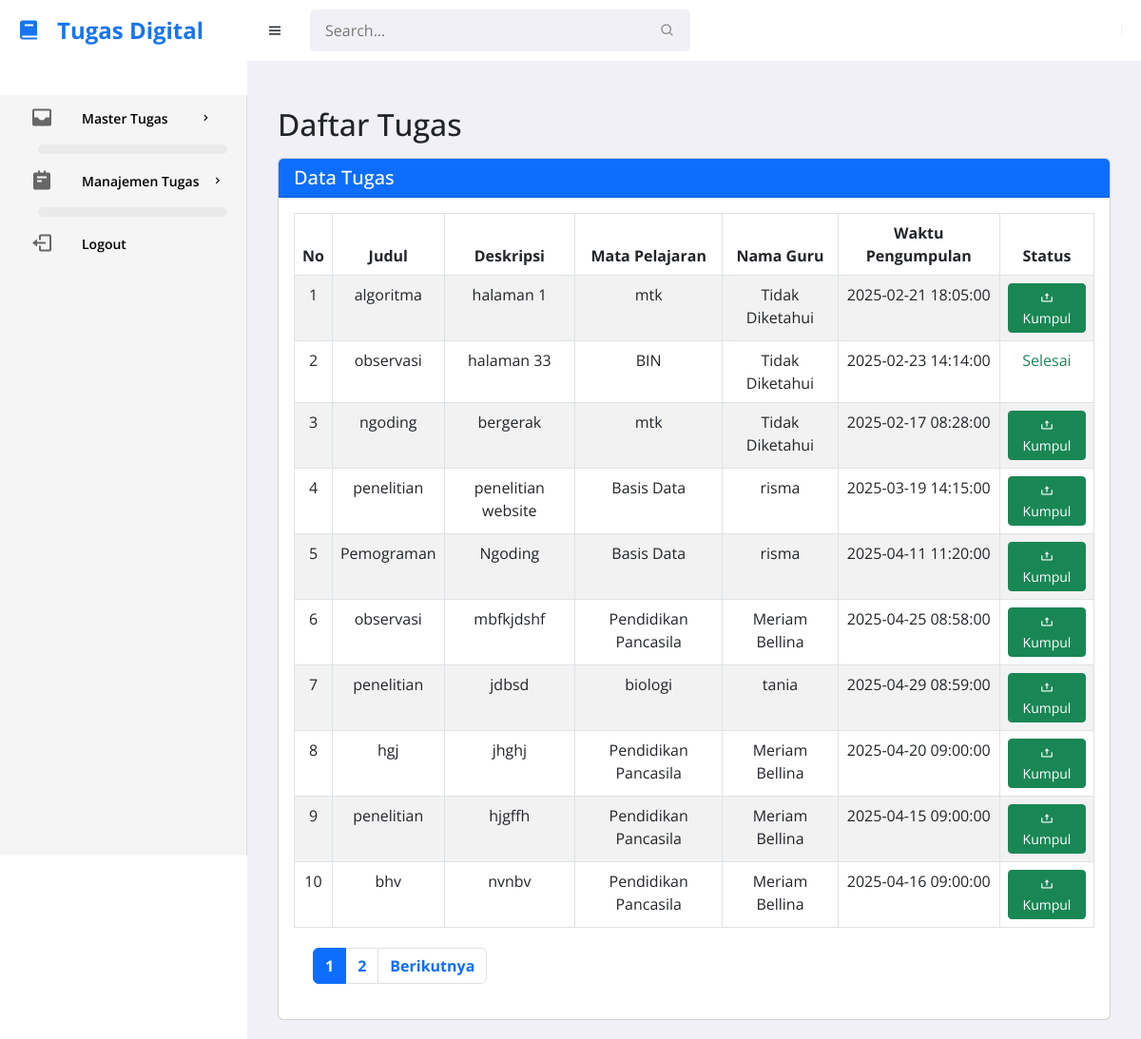
/tugas.php, run on the app's committed database.
### tables this page shows
CREATE TABLE `form_tugas` (
  `id` int(11) NOT NULL,
  `judul` varchar(255) NOT NULL,
  `deskripsi` text NOT NULL,
  `mata_pelajaran` varchar(100) NOT NULL,
  `kelas` varchar(200) NOT NULL,
  `file_upload` varchar(255) DEFAULT NULL,
  `status` enum('belum','terkumpul','','') NOT NULL,
  `waktu_pengumpulan` datetime NOT NULL
);

### tugas.php (the view, shortened to what this page needs)
<?php
include 'koneksi.php';
$user_role = isset($_SESSION['role']) ? $_SESSION['role'] : 'siswa';
$guru_result = mysqli_query($conn, "SELECT * FROM tugas_digital.guru");
$guru_data = [];
while ($guru = mysqli_fetch_assoc($guru_result)) {
    $guru_data[$guru['mapel']] = $guru['nama_guru'];
}
$limit = 10;
$page = isset($_GET['page']) ? (int)$_GET['page'] : 1;
$start = ($page - 1) * $limit;
$total_result = mysqli_query($conn, "SELECT COUNT(*) as total FROM form_tugas");
$total_row = mysqli_fetch_assoc($total_result)['total'];
$total_pages = ceil($total_row / $limit);
?>
<!DOCTYPE html>
<html lang="en">
<head>
	<link href='https://unpkg.com/boxicons@2.0.9/css/boxicons.min.css' rel='stylesheet'>
	<link rel="stylesheet" href="https://cdn.jsdelivr.net/npm/bootstrap@5.3.0/dist/css/bootstrap.min.css">
	<link href="https://cdn.jsdelivr.net/npm/bootstrap-icons/font/bootstrap-icons.css" rel="stylesheet">
	<link rel="stylesheet" href="style.css">
</head>
<body>
<section id="sidebar">
    <a href="#" class="brand"><i class='bx bxs-book icon'></i> Tugas Digital</a>
    <ul class="side-menu">
            <li>
                <a href="#"><i class='bx bxs-inbox icon'></i> Master Tugas <i class='bx bx-chevron-right icon-right'></i></a>
                <ul class="side-dropdown">
                    <li><a href="kelas.php"><i class='bx bx-task'></i> Kelas</a></li>
                </ul>
            </li>
            <li>
                <a href="#"><i class='bx bxs-notepad icon'></i> Manajemen Tugas <i class='bx bx-chevron-right icon-right'></i></a>
                <ul class="side-dropdown">
                    <li><a href="tugas.php"><i class='bx bx-task'></i> Tugas</a></li>
                </ul>
            </li>
        <li><a href="#" onclick="confirmLogout(event)"><i class='bx bx-log-out icon'></i> Logout</a></li>
    </ul>
</section>
	<section id="content">
		<nav>
			<i class='bx bx-menu toggle-sidebar' ></i>
			<form action="#">
				<div class="form-group">
					<input type="text" placeholder="Search...">
					<i class='bx bx-search icon' ></i>
				</div>
			</form>
		</nav>
		<main>
        <div class="container mt-4">
        <h2 class="text-start mb-3">Daftar Tugas</h2>
        <div class="card">
            <div class="card-header bg-primary text-white">
                <h5 class="mb-0">Data Tugas</h5>
            </div>
            <div class="card-body">
                <div class="table-responsive">
                    <table class="table table-striped table-hover table-bordered border">
                        <thead class="bg-secondary text-white text-center">
                            <tr>
                                <?php if ($user_role == 'guru'): ?>
                                    <th>No</th>
                                    <th>Judul</th>
                                    <th>Deskripsi</th>
                                    <th>Mata Pelajaran</th>
                                    <th>Kelas</th>
                                    <th>Waktu Pengumpulan</th>
                                    <th>Aksi</th>
                                <?php else: ?>
                                    <th>No</th>
                                    <th>Judul</th>
                                    <th>Deskripsi</th>
                                    <th>Mata Pelajaran</th>
                                    <th>Nama Guru</th>
                                    <th>Waktu Pengumpulan</th>
                                    <th>Status</th>
                                <?php endif; ?>
                            </tr>
                        </thead>
                        <tbody>
                            <?php
                            $result = mysqli_query($conn, "SELECT * FROM form_tugas LIMIT $start, $limit");
                            $no = 1;
                            while ($row = mysqli_fetch_assoc($result)) {
                                $nama_guru = isset($guru_data[$row['mata_pelajaran']]) ? $guru_data[$row['mata_pelajaran']] : 'Tidak Diketahui';
                                echo "<tr style='text-align:center;'>
                                        <td>{$no}</td>
                                        <td>{$row['judul']}</td>
                                        <td>{$row['deskripsi']}</td>
                                        <td>{$row['mata_pelajaran']}</td>";
                                if ($user_role === 'guru') {
                                    echo "<td>{$row['kelas']}</td>
                                        <td>{$row['waktu_pengumpulan']}</td>
                                        <td>
                                            <button class='btn btn-warning btn-sm' data-bs-toggle='modal' data-bs-target='#editTugas{$row['id']}'>
                                                <i class='bx bx-edit'></i>
                                            </button>
                                            <form method='POST' style='display:inline-block;' onsubmit='return confirm(\"Yakin ingin hapus?\");'>
                                                <input type='hidden' name='id' value='{$row['id']}'>
                                                <button type='submit' name='hapus' class='btn btn-danger btn-sm'>
                                                    <i class='bx bx-trash'></i> Hapus
                                                </button>
                                            </form>
                                        </td>";
                                } else {
                                    $id_tugas = $row['id'];
                                    $nama_siswa = $_SESSION['nama_siswa'] ?? '';
                                    $query_kumpul = "SELECT * FROM tugas_terkumpul WHERE id_tugas = '$id_tugas' AND nama_siswa = '$nama_siswa'";
                                    $result_kumpul = mysqli_query($conn, $query_kumpul);
                                    $sudah_kumpul = mysqli_num_rows($result_kumpul) > 0;
                                    echo "<td>{$nama_guru}</td>
                                        <td>{$row['waktu_pengumpulan']}</td>
                                        <td>";
                                    if ($sudah_kumpul) {
                                        echo "<span class='text-success'>Selesai</span>";
                                    } else {
                                        echo "<button class='btn btn-success btn-sm' data-bs-toggle='modal' data-bs-target='#kumpulModal{$row['id']}'>
                                                <i class='bx bx-upload'></i> Kumpul
                                            </button>";
                                    }
                                    echo "</td>";
                                }
                                echo "</tr>";
                                $no++;
                            }
                            ?>
                        </tbody>
                    </table>
<div class="mt-3 text-center">
    <nav>
        <ul class="pagination justify-content-center">
            <?php
            $range = 2;
            $start_page = max(1, $page - $range);
            $end_page = min($total_pages, $page + $range);
            for ($i = $start_page; $i <= $end_page; $i++): ?>
                <li class="page-item <?= $i == $page ? 'active' : '' ?>">
                    <a class="page-link" href="?page=<?= $i ?>"><?= $i ?></a>
                </li>
            <?php endfor; ?>
            <?php if ($page < $total_pages): ?>
                <li class="page-item">
                    <a class="page-link" href="?page=<?= $page + 1 ?>">Berikutnya</a>
                </li>
            <?php endif; ?>
        </ul>
    </nav>
</div>
            </div>
        </div>
    </div>
</body>
</html>

### style.css (style rules this page uses)
* { font-family: 'Open Sans', sans-serif; margin: 0; padding: 0; box-sizing: border-box; }
:root { --grey: #F1F0F6; --dark-grey: #8D8D8D; --light: #fff; --dark: #000; --green: #81D43A; --light-green: #E3FFCB; --blue: #1775F1; --light-blue: #D0E4FF; --dark-blue: #0C5FCD; --red: #FC3B56; }
html { overflow-x: hidden; }
body { background: var(--grey); overflow-x: hidden; }
a { text-decoration: none; }
li { list-style: none; }
#sidebar { position: fixed; max-width: 260px; width: 100%; background: var(--light); top: 0; left: 0; height: 100%; overflow-y: auto; scrollbar-width: none; transition: all .3s ease; z-index: 200; }
#sidebar .brand { font-size: 24px; display: flex; align-items: center; height: 64px; font-weight: 700; color: var(--blue); position: sticky; top: 0; left: 0; z-index: 100; background: var(--light); transition: all .3s ease; padding: 0 6px; }
#sidebar .icon { min-width: 48px; display: flex; justify-content: center; align-items: center; margin-right: 6px; }
#sidebar .icon-right { margin-left: auto; transition: all .3s ease; }
#sidebar .side-menu { margin: 36px 0; padding: 0 20px; transition: all .3s ease; }
#sidebar .side-menu a { display: flex; align-items: center; font-size: 14px; color: var(--dark); padding: 12px 16px 12px 0; transition: all .3s ease; border-radius: 10px; margin: 4px 0; white-space: nowrap; }
ul li a { font-size: 18px; font-weight: bold; color: #333; display: flex; align-items: center; gap: 10px; transition: all 0.3s ease; }
ul li a i.icon { font-size: 24px; color: #007bff; transition: color 0.3s ease; }
ul.side-dropdown li a { font-size: 16px; padding-left: 30px; color: #555; }
#sidebar .side-dropdown { padding-left: 54px; max-height: 0; overflow-y: hidden; transition: all .15s ease; }
#content { position: relative; width: calc(100% - 260px); left: 260px; transition: all .3s ease; }
nav { background: var(--light); height: 64px; padding: 0 20px; display: flex; align-items: center; grid-gap: 28px; position: sticky; top: 0; left: 0; z-index: 100; }
nav .toggle-sidebar { font-size: 18px; cursor: pointer; }
nav form { max-width: 400px; width: 100%; margin-right: auto; }
nav .form-group { position: relative; }
nav .form-group input { width: 100%; background: var(--grey); border-radius: 5px; border: none; outline: none; padding: 10px 36px 10px 16px; transition: all .3s ease; }
nav .form-group .icon { position: absolute; top: 50%; transform: translateY(-50%); right: 16px; color: var(--dark-grey); }
main { width: 100%; padding: 24px 20px 20px 20px; }

### tugas.php (style rules this page uses)
.side-menu { background-color: #f5f5f5; padding: 20px; min-height: 100vh; border-right: 1px solid #ddd; }
.side-menu li a { font-size: 18px; font-weight: 600; display: flex; align-items: center; gap: 12px; padding: 12px 20px; color: #333; transition: background 0.3s, color 0.3s; border-radius: 8px; }
.side-menu li a .icon { font-size: 24px; color: #666; transition: color 0.3s; }
.side-dropdown { margin-left: 20px; background-color: #eaeaea; border-radius: 6px; padding: 5px 0; }
.side-dropdown li a { font-size: 16px; padding: 10px 20px; color: #555; display: flex; align-items: center; gap: 10px; }

### data on the page
form_tugas: judul "algoritma", deskripsi "halaman 1", mata_pelajaran "mtk", mata_pelajaran "Tidak Diketahui", waktu_pengumpulan "2025-02-21 18:05:00"
form_tugas: judul "observasi", deskripsi "halaman 33", mata_pelajaran "BIN", mata_pelajaran "Tidak Diketahui", waktu_pengumpulan "2025-02-23 14:14:00", shows "Selesai"
form_tugas: judul "ngoding", deskripsi "bergerak", mata_pelajaran "mtk", mata_pelajaran "Tidak Diketahui", waktu_pengumpulan "2025-02-17 08:28:00"
form_tugas: judul "penelitian", deskripsi "penelitian website", mata_pelajaran "Basis Data", mata_pelajaran "risma", waktu_pengumpulan "2025-03-19 14:15:00"
form_tugas: judul "Pemograman", deskripsi "Ngoding", mata_pelajaran "Basis Data", mata_pelajaran "risma", waktu_pengumpulan "2025-04-11 11:20:00"
form_tugas: judul "observasi", deskripsi "mbfkjdshf", mata_pelajaran "Pendidikan Pancasila", mata_pelajaran "Meriam Bellina", waktu_pengumpulan "2025-04-25 08:58:00"
form_tugas: judul "penelitian", deskripsi "jdbsd", mata_pelajaran "biologi", mata_pelajaran "tania", waktu_pengumpulan "2025-04-29 08:59:00"
form_tugas: judul "hgj", deskripsi "jhghj", mata_pelajaran "Pendidikan Pancasila", mata_pelajaran "Meriam Bellina", waktu_pengumpulan "2025-04-20 09:00:00"
form_tugas: judul "penelitian", deskripsi "hjgffh", mata_pelajaran "Pendidikan Pancasila", mata_pelajaran "Meriam Bellina", waktu_pengumpulan "2025-04-15 09:00:00"
form_tugas: judul "bhv", deskripsi "nvnbv", mata_pelajaran "Pendidikan Pancasila", mata_pelajaran "Meriam Bellina", waktu_pengumpulan "2025-04-16 09:00:00"
